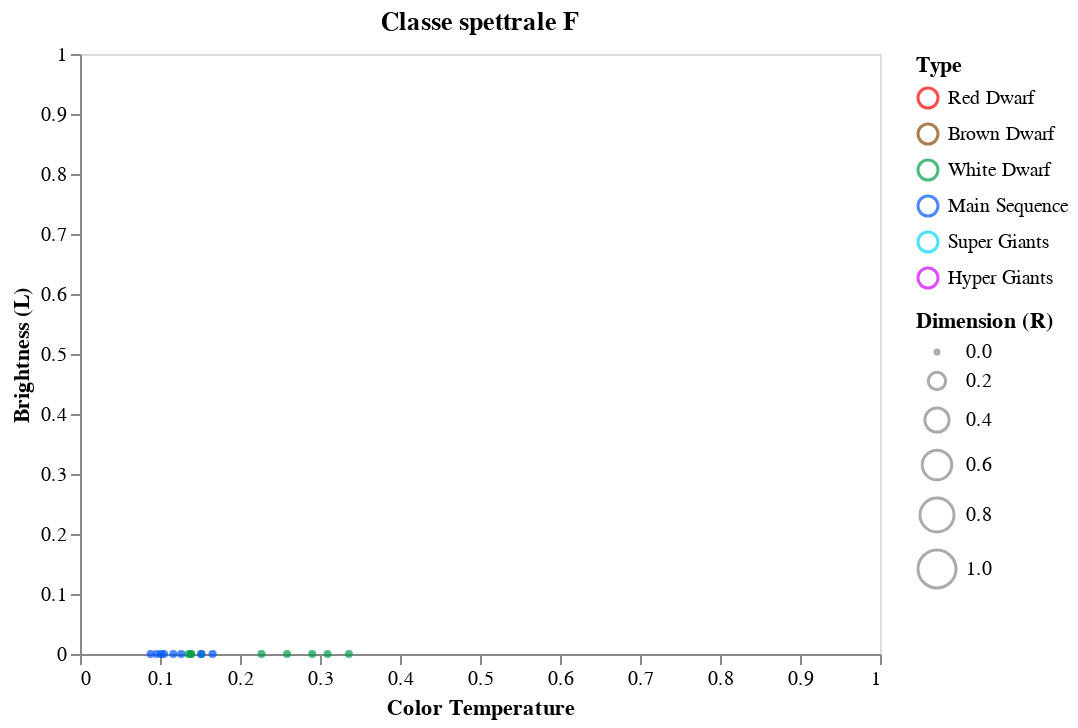

This figure's notebook cell:
### Code cell
data = dataset[dataset['Spectral_Class'] == 'F']

alt.Chart(data, title = "Classe spettrale F").mark_point().encode( 
    
    x = alt.X('Temperature',
         scale = alt.Scale(domain = (min(dataset.Temperature), max(dataset.Temperature))),
         axis = alt.Axis(format='K', title='Color Temperature', grid = False)
         ),
    
    y = alt.Y('L',
         scale = alt.Scale(domain = (min(dataset.L), max(dataset.L))),
         axis = alt.Axis(format='K', title='Brightness (L)', grid = False)
         ),
    
    size = alt.Size('R', 
                    scale = alt.Scale(domain = [0, 1]), 
                    legend = alt.Legend(title = 'Dimension (R)')
                   ),
    
    color = alt.Color('Type', scale=alt.Scale(domain=dom, range=rng)
                     )
    
)

### Figure 1 — Vega-Lite specification as saved in the notebook (floating-point values rounded to 4 significant figures)
{"config": {"view": {"continuousWidth": 400, "continuousHeight": 300}}, "data": {"name": "data-c24abd3700b6eaddd9c83643b35a87a6"}, "mark": "point", "encoding": {"color": {"type": "nominal", "field": "Type", "scale": {"domain": ["Red Dwarf", "Brown Dwarf", "White Dwarf", "Main Sequence", "Super Giants", "Hyper Giants"], "range": ["#fc0000", "#874701", "#029c49", "#0055ff", "#00d5ff", "#d400ff"]}}, "size": {"type": "quantitative", "field": "R", "legend": {"title": "Dimension (R)"}, "scale": {"domain": [0, 1]}}, "x": {"type": "quantitative", "axis": {"format": "K", "grid": false, "title": "Color Temperature"}, "field": "Temperature", "scale": {"domain": [0.0, 1.0]}}, "y": {"type": "quantitative", "axis": {"format": "K", "grid": false, "title": "Brightness (L)"}, "field": "L", "scale": {"domain": [0.0, 1.0]}}}, "title": "Classe spettrale F", "$schema": "https://vega.github.io/schema/vega-lite/v4.8.1.json", "datasets": {"data-c24abd3700b6eaddd9c83643b35a87a6": [{"Temperature": 0.1388, "L": 1.06e-10, "R": 1.334e-06, "A_M": 0.8177, "Color": "White", "Spectral_Class": "F", "Type": "White Dwarf"}, {"Temperature": 0.2903, "L": 5.886e-12, "R": 7.39e-07, "A_M": 0.7552, "Color": "White", "Spectral_Class": "F", "Type": "White Dwarf"}, {"Temperature": 0.1514, "L": 3.532e-11, "R": 2.258e-06, "A_M": 0.8252, "Color": "White", "Spectral_Class": "F", "Type": "White Dwarf"}, {"Temperature": 0.2588, "L": 8.241e-11, "R": 1.334e-06, "A_M": 0.7664, "Color": "White", "Spectral_Class": "F", "Type": "White Dwarf"}, {"Temperature": 0.139, "L": 0.0, "R": 2.361e-06, "A_M": 0.813, "Color": "Yellow", "Spectral_Class": "F", "Type": "White Dwarf"}, {"Temperature": 0.1014, "L": 9.535e-07, "R": 0.0004576, "A_M": 0.5306, "Color": "White-Yellow", "Spectral_Class": "F", "Type": "Main Sequence"}, {"Temperature": 0.1266, "L": 1.683e-06, "R": 0.0005705, "A_M": 0.4481, "Color": "White-Yellow", "Spectral_Class": "F", "Type": "Main Sequence"}, {"Temperature": 0.1167, "L": 1.589e-06, "R": 0.0004986, "A_M": 0.4644, "Color": "White-Yellow", "Spectral_Class": "F", "Type": "Main Sequence"}, {"Temperature": 0.105, "L": 1.597e-06, "R": 0.0005633, "A_M": 0.5122, "Color": "White-Yellow", "Spectral_Class": "F", "Type": "Main Sequence"}, {"Temperature": 0.09585, "L": 9.641e-07, "R": 0.0005038, "A_M": 0.53, "Color": "White-Yellow", "Spectral_Class": "F", "Type": "Main Sequence"}, {"Temperature": 0.1356, "L": 2.472e-10, "R": 1.848e-06, "A_M": 0.8133, "Color": "White-Yellow", "Spectral_Class": "F", "Type": "White Dwarf"}, {"Temperature": 0.2269, "L": 7.064e-11, "R": 4.106e-07, "A_M": 0.7486, "Color": "White", "Spectral_Class": "F", "Type": "White Dwarf"}, {"Temperature": 0.3095, "L": 1.177e-10, "R": 2.669e-07, "A_M": 0.7783, "Color": "White", "Spectral_Class": "F", "Type": "White Dwarf"}, {"Temperature": 0.08831, "L": 6.945e-07, "R": 0.0004627, "A_M": 0.5444, "Color": "White-Yellow", "Spectral_Class": "F", "Type": "Main Sequence"}, {"Temperature": 0.1519, "L": 9.324e-06, "R": 0.0006834, "A_M": 0.449, "Color": "White-Yellow", "Spectral_Class": "F", "Type": "Main Sequence"}, {"Temperature": 0.3361, "L": 3.532e-11, "R": 2.669e-07, "A_M": 0.7758, "Color": "White", "Spectral_Class": "F", "Type": "White Dwarf"}, {"Temperature": 0.1658, "L": 1.089e-05, "R": 0.0009862, "A_M": 0.3421, "Color": "White-Yellow", "Spectral_Class": "F", "Type": "Main Sequence"}]}}
